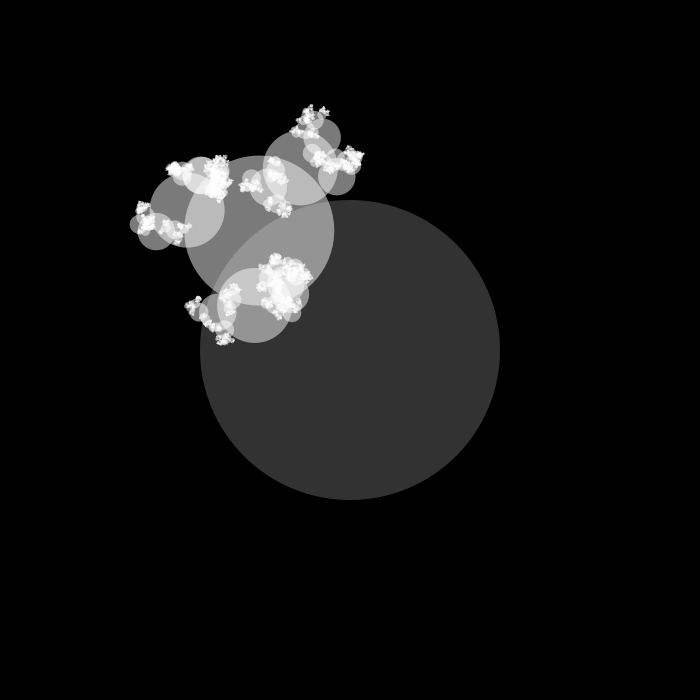
Frame 1 (no input)
Frame 60 (the mouse pressed at the canvas centre just before this capture): identical to frame 1, image omitted
Frame 120 (the mouse held since frame 60 and released just before this capture): identical to frame 1, image omitted

The Processing sketch that drew this single still picture (run headless with seeded random() and noise(); from frame 60 on, the mouse is pressed at the canvas centre):

// Processing sketch: s032_recursive
// ── s032_recursive.pde
void recursiveFunc(float x, float y, float sz) {
  i = i + 1;
  ellipse(x, y, sz, sz);
  if(sz > 1) {
    float angle = random(TWO_PI);
    float xx = x + sz / 2 * cos(angle);
    float yy = y + sz / 2 * sin(angle);
    recursiveFunc(xx, yy, sz/2);
    recursiveFunc(xx, yy, sz/2);
    recursiveFunc(xx, yy, sz/2);
  }
}

int i=0;
void setup() {
  size(700, 700);
  background(0);
  noStroke();
  fill(255, 50);
  recursiveFunc(width/2, height/2, 300);
  println(i);
}

void draw() {
}
